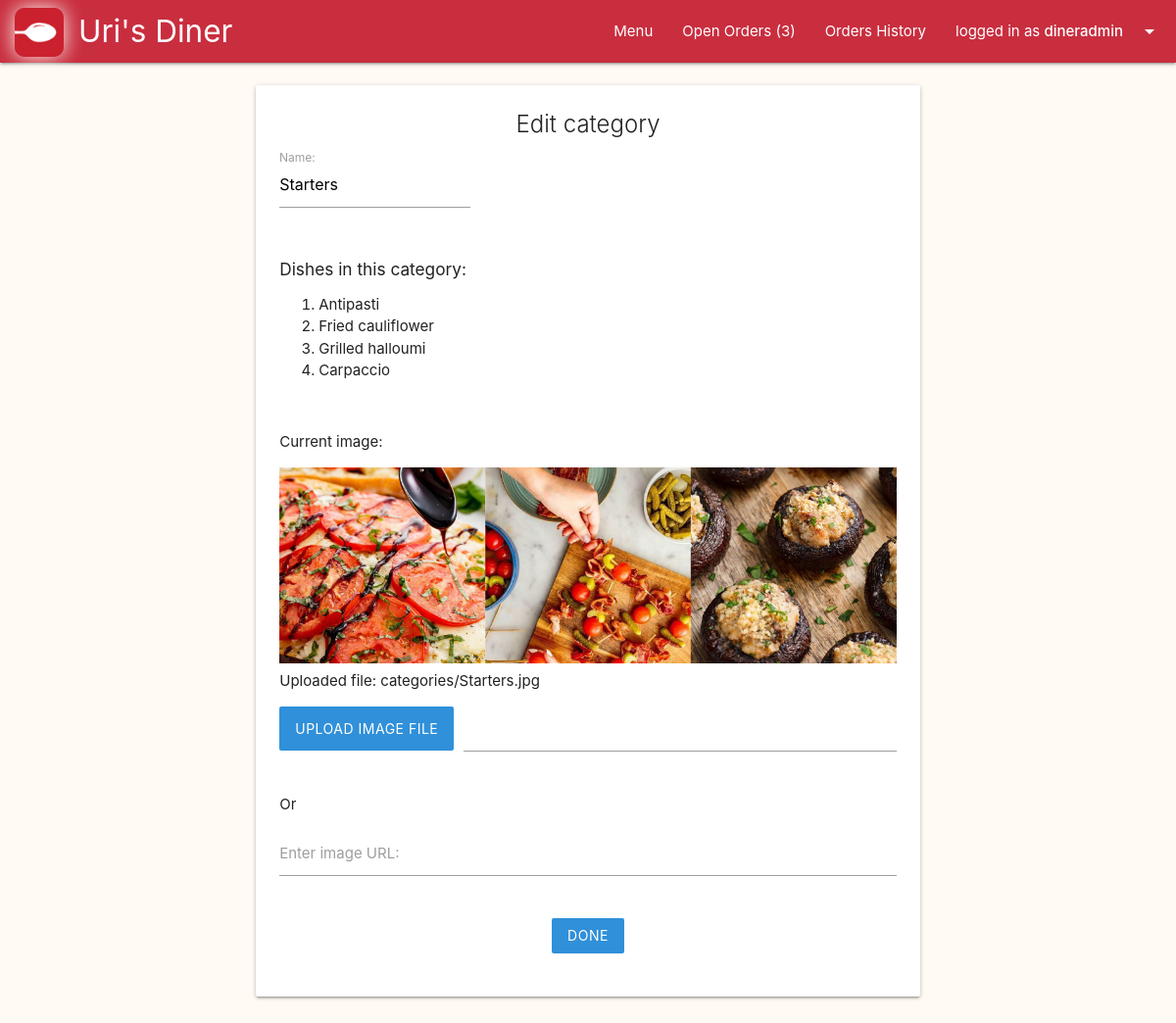
/backoffice/categories/edit/31 (signed in), run on the app's committed database.
### main/models.py (models this page shows, shortened)
class Category(models.Model):
    name = models.CharField(max_length=20, blank=False, unique=True)
    is_deleted = models.BooleanField(default=False)
    image_Url = models.URLField(null=True, blank=True)
    image_file = models.ImageField(upload_to=category_image_path, null=True, blank=True)
    position = models.IntegerField(blank=False, default=0)

class Dish(models.Model):
    name = models.CharField(max_length=50, blank=False)
    price = models.DecimalField(max_digits=5, decimal_places=2, blank=False)
    description = models.CharField(max_length=300, blank=False)
    is_gluten_free = models.BooleanField(default=False)
    is_vegeterian = models.BooleanField(default=False)
    category = models.ForeignKey(Category, on_delete=models.CASCADE, limit_choices_to={'is_deleted':False})
    is_deleted = models.BooleanField(default=False)
    image_Url = models.URLField(null=True, blank=True)
    image_file = models.ImageField(upload_to=dish_image_path, null=True, blank=True)

### backoffice/views.py (the view)
# urls.py: path('categories/edit/<int:id>', views.edit_category, name="edit_category"),
@staff_member_required(login_url='backoffice_login')
def edit_category(request, id):
    try:
        category = Category.objects.get(id=id)
    except:
        return redirect('menu_all_categories')
    form = CategoryForm(instance=category)
    if request.method == 'POST':
        form = CategoryForm(request.POST, request.FILES, instance=category)
        if form.is_valid():
            form.save()
            return redirect('menu_all_categories')
    return render(request, 'backoffice/edit_category.html', {'form':form, 'category':category})

### main/forms.py (shortened to what this page needs)
class CategoryForm(ModelForm):
    template_name = "forms/CategoryForm.html"
    class Meta:
        model = Category
        fields = ['name', 'image_file', 'image_Url']
        labels = {
            'image_file': 'Upload image file',
            'image_Url': 'Enter image URL'
        }
        help_texts = {
            'image_Url': 'Image upload is preferred and will take precedence if both an image URL and a file is supplied.'
        }
        widgets = {
            'image_file': forms.FileInput(),
        }

### main/context_processors.py (called while the page is built)
def site_wide_data(request):
    data = {}
    try:
        data.update({'open_orders_number' : len(Cart.objects.filter(delivery__is_delivered=False))})
    except:
        pass
    try:
        data.update({'my_open_orders_number' : len(Delivery.objects.filter(order__user=request.user).filter(is_delivered=False))})
    except:
        pass
    try:
        data.update({'my_cart_items_number' : len(User.objects.get(id=request.user.id).cart_set.last().item_set.all())})
    except:
        pass
    return data

### backoffice/templates/backoffice/edit_category.html (shortened to what this page needs)
{% extends 'layouts/backoffice.html' %}
{% block backoffice-content %}
<div class="col l10 offset-l1">
  <div class="section">
    <div class="card">
      <div class="card-content">
        <div class="center-align">
          <strong class="card-title">Edit category</strong>
        </div>
        <form action="{% url 'edit_category' id=category.id %}" method="POST"
        enctype="multipart/form-data" novalidate>
          {{form}}
          <div class="row">
            <div class="col l12 center-align">
              <input class="btn" type="submit" value="Done">
            </div>
          </div>
        </form>
      </div>
    </div>
  </div>
</div>
{% endblock backoffice-content %}

### templates/common/navbar.html (shortened to what this page needs)
{% load static %}
<nav>
  <div class="nav-wrapper">
    <a href="{% url 'main' %}" class="brand-logo" style="left: 80px">
      <img class="logo-icon" src="{% static 'images/icon.webp' %}">
       Uri's Diner
      </a>
    <ul class="right">
      <li><a href="{% url 'menu_all_categories' %}">Menu</a></li>
      {% if request.user.username %}
      {% if request.user.is_staff == True %}
      <li><a href="{% url 'manage_orders' %}">Open Orders
          ({{open_orders_number}})</a></li>
      <li><a href="{% url 'show_orders_history' %}">Orders History</a></li>
      {% endif %}
      <li><a class="dropdown-trigger" href="#!"
          data-target="user-dropdown">logged in as
          <strong>{{request.user.username}}</strong><i
            class="material-icons right">arrow_drop_down</i></a></li>
      {% else %}
      <li><a href="{% url 'user_login' %}">Log In</a></li>
      <li><a href="{% url 'user_signup' %}">Sign up</a></li>
      {% endif %}
    </ul>
  </div>
</nav>

### templates/forms/CategoryForm.html (shortened to what this page needs)
<div class="row">
  <div class="col l4">
    <div class="input-field">
      {{form.name.label_tag}}{{form.name}}
    </div>
  </div>
</div>
{% if form.instance.id != None %}
<div class="row">
  <div class="col l12">
    <div>
      <h6>Dishes in this category:</h6>
      <ol>
        {% for dish in form.instance.dish_set.all %}
        {% if dish.is_deleted == False %}
        <li><a href="{% url 'edit_dish' id=dish.id %}">{{dish.name}}</a></li>
        {% endif %}
        {% endfor %}
      </ol>
    </div>
  </div>
</div>
{% endif %}
<div class="row">
  <div class="col l12">
    {% if form.instance.id != None %}
    <div class="section">
      <p>Current image:</p>
    </div>
    <div>
      {% if form.instance.image_file %}
      <div>
        <img class="category-img" src="{{form.instance.image_file.url}}" alt="">
      </div>
      Uploaded file: {{form.instance.image_file.name}}
      {% endif %}
    </div>
    {% endif %}
    <div class="file-field input-field">
      <div class="btn"><span>{{form.image_file.label}}</span></div>
      <div class="file-path-wrapper">
        <input class="file-path validate" type="text">
      </div>
    </div>
  </div>
</div>
<div>
  Or
</div>
<div class="row">
  <div class="col l12">
    <div class="input-field tooltipped" data-position="bottom"
      data-tooltip="{{form.image_Url.help_text}}">
      {{form.image_Url.label_tag}} {{form.image_Url}}
    </div>
  </div>
</div>

### static/css/custom.css (style rules this page uses)
body { background-color: #fffbf4; }
.logo-icon { height: 50px; position: absolute; top: 8px; left: -65px; box-shadow: 0px 0px 20px #fffbf4; border-radius: 20%; }
.category-img { height: 200px; width: 100%; object-fit: cover; }
.dish-text h5, p { margin-top: 0px; }

### data on the page
Category: name "Starters", instance.image_file (picture), instance.image_file.name "categories/Starters.jpg"
Dish: name "Antipasti"
Dish: name "Fried cauliflower"
Dish: name "Grilled halloumi"
Dish: name "Carpaccio"

### other printed values
{{ open_orders_number }} "3"
{{ request.user.username }} "dineradmin"
